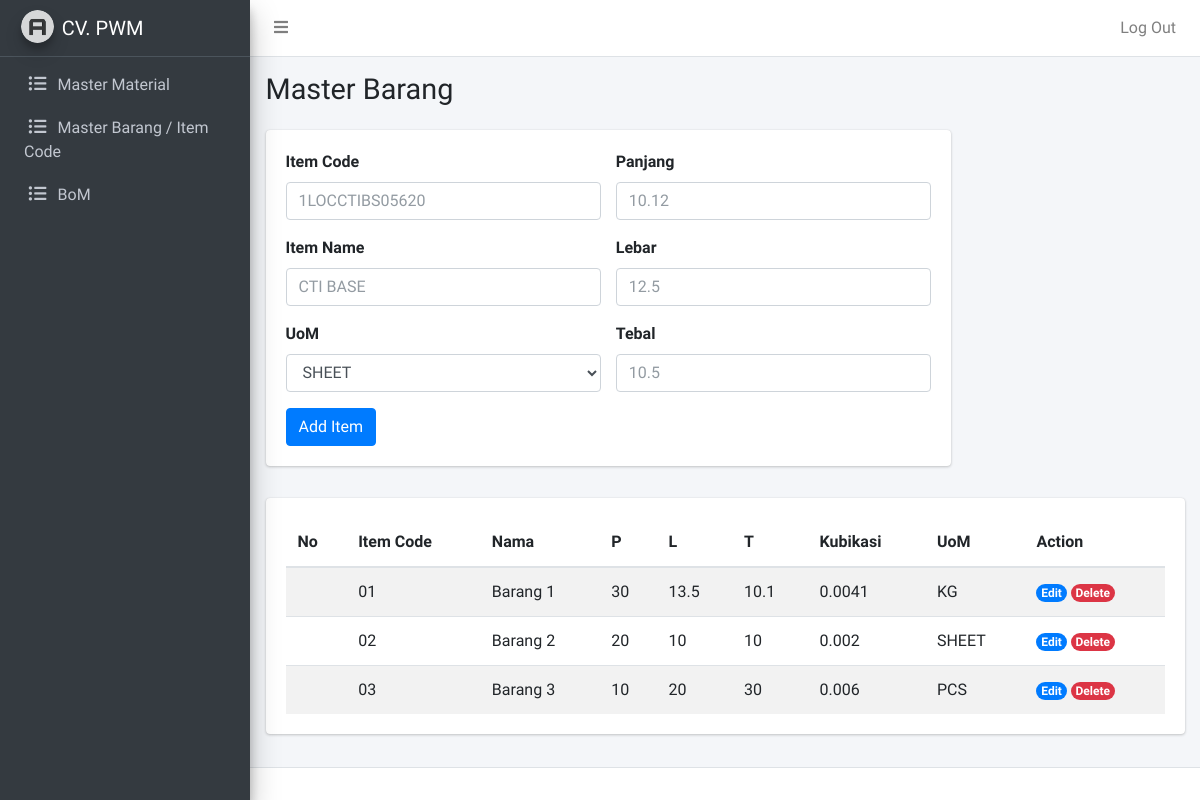
/admin/item.php (signed in), run on an earlier commit of the app's database.
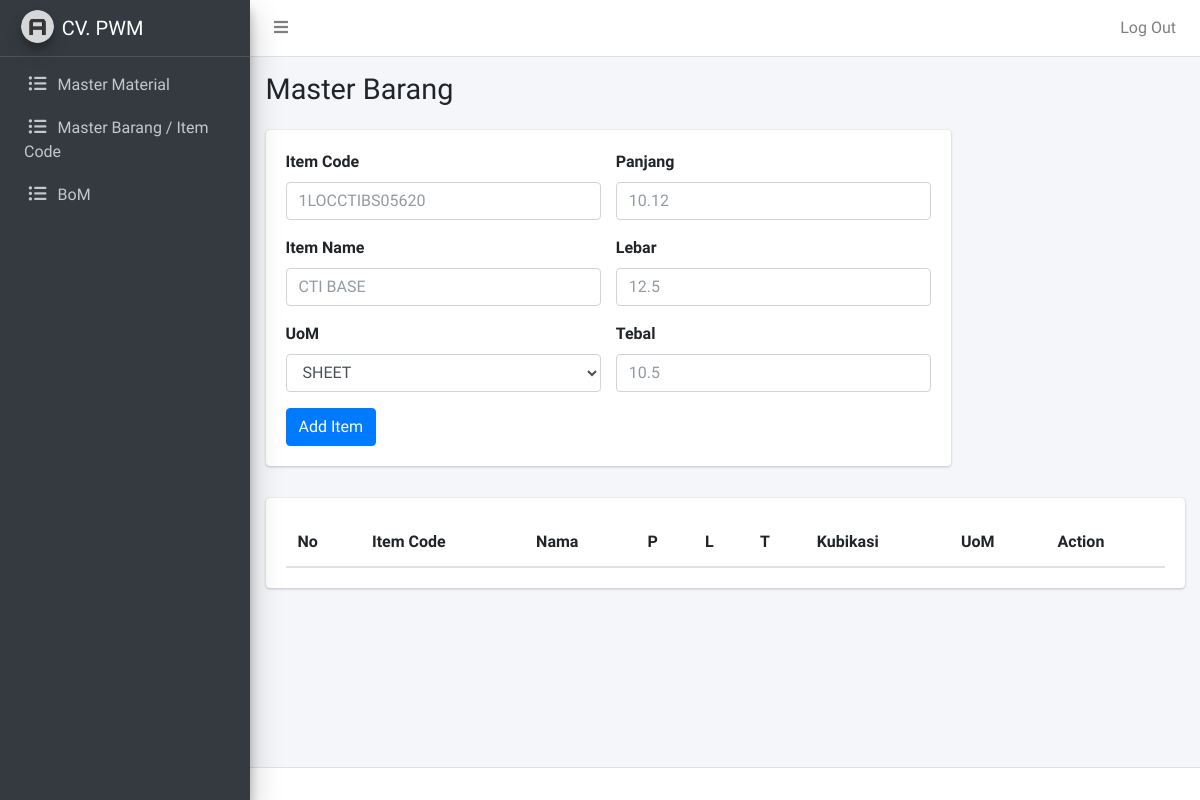
And on a later commit of the database.
### tables this page shows
CREATE TABLE `item` (
  `item_id` varchar(255) NOT NULL,
  `item_nama` varchar(255) NOT NULL,
  `item_panjang` float NOT NULL,
  `item_lebar` float NOT NULL,
  `item_tebal` float NOT NULL,
  `item_kubikasi` float NOT NULL,
  `item_uom` varchar(255) NOT NULL
);

### admin/item.php (the view, shortened to what this page needs)
<?php
require_once "../koneksi.php";
$query = mysqli_query($conn, "SELECT * FROM item");
?>
<?php require_once "template/header.php"; ?>
<?php require_once "template/navbar.php"; ?>
<?php require_once "template/sidebar.php"; ?>
  <div class="content-wrapper">
    <div class="content-header">
      <div class="container-fluid">
        <div class="row mb-2">
          <div class="col-sm-8">
            <h1 class="m-0">Master Barang</h1>
          </div>
        </div>
      </div>
    </div>
    <div class="content">
      <div class="container-fluid">
        <div class="row mb-3">
          <div class="col-md-9">
            <form action="" method="post">
              <div class="card">
                <div class="card-body">
                  <div class="row">
                    <div class="col-md">
                      <div class="mb-3">
                        <label for="item-code" class="form-label">Item Code</label>
                        <input name="item-code" type="text" class="form-control" id="item-code" placeholder="1LOCCTIBS05620" required>
                      </div>
                      <div class="mb-3">
                        <label for="nama" class="form-label">Item Name</label>
                        <input name="nama" type="text" class="form-control" id="nama" placeholder="CTI BASE" required>
                      </div>
                      <div class="mb-3">
                        <label for="uom" class="form-label">UoM</label>
                        <select name="uom" class="form-select form-control">
                          <option value="SHEET">SHEET</option>
                        </select>
                      </div>
                    </div>
                    <div class="col-md">
                      <div class="mb-3">
                        <label for="panjang" class="form-label">Panjang</label>
                        <input name="panjang" type="text" class="form-control" id="panjang" placeholder="10.12" required>
                      </div>
                      <div class="mb-3">
                        <label for="lebar" class="form-label">Lebar</label>
                        <input name="lebar" type="text" class="form-control" id="lebar" placeholder="12.5" required>
                      </div>
                      <div class="mb-3">
                        <label for="tebal" class="form-label">Tebal</label>
                        <input name="tebal" type="text" class="form-control" id="tebal" placeholder="10.5" required>
                      </div>
                    </div>
                  </div>
                  <div>
                    <button name="add-item" type="submit" class="btn btn-primary">Add Item</button>
                  </div>
                </div>
              </div>
            </form>
          </div>
        </div>
        <div class="row">
          <div class="col">
            <div class="card table-responsive">
              <div class="card-body">
                <table id="production-order" class="table table-striped display" style="width:100%">
                  <thead>
                      <tr>
                          <th>No</th>
                          <th>Item Code</th>
                          <th>Nama</th>
                          <th>P</th>
                          <th>L</th>
                          <th>T</th>
                          <th>Kubikasi</th>
                          <th>UoM</th>
                          <th>Action</th>
                      </tr>
                  </thead>
                  <tbody>
                    <?php while($item = mysqli_fetch_assoc($query)) : ?>
                      <tr>
                          <td></td>
                          <td><?= $item['item_id']; ?></td>
                          <td><?= $item['item_nama']; ?></td>
                          <td><?= $item['item_panjang']; ?></td>
                          <td><?= $item['item_lebar']; ?></td>
                          <td><?= $item['item_tebal']; ?></td>
                          <td><?= $item['item_kubikasi']; ?></td>
                          <td><?= $item['item_uom']; ?></td>
                          <td>
                            <a href="item-edit.php?id=<?= $item['item_id']; ?>"><span class="badge rounded-pill bg-primary">Edit</span></a>
                            <a href="item-delete.php?id=<?= $item['item_id']; ?>"><span class="badge rounded-pill bg-danger">Delete</span></a>
                          </td>
                      </tr>
                    <?php endwhile; ?>
                  </tbody>
                </table>
              </div>
            </div>
          </div>
        </div>
      </div>
    </div>
  </div>
<?php require_once "template/footer.php"; ?>

### admin/template/header.php (shortened to what this page needs)
<!DOCTYPE html>
<html lang="en">
<head>
  <link rel="stylesheet" href="asset/plugins/fontawesome-free/css/all.min.css">
  <link rel="stylesheet" href="https://cdn.datatables.net/1.11.3/css/jquery.dataTables.min.css">
  <link rel="stylesheet" href="https://cdn.datatables.net/buttons/2.0.1/css/buttons.dataTables.min.css">
  <link rel="stylesheet" href="asset/dist/css/adminlte.min.css">
</head>
<body class="hold-transition sidebar-mini layout-fixed">
<div class="wrapper">

### admin/template/navbar.php
<nav class="main-header navbar navbar-expand navbar-white navbar-light">
  <ul class="navbar-nav">
    <li class="nav-item">
      <a class="nav-link" data-widget="pushmenu" href="#" role="button"><i class="fas fa-bars"></i></a>
    </li>
  </ul>
  <ul class="navbar-nav ml-auto">
    <li class="nav-item">
      <a class="nav-link" href="../logout.php" role="button">
        <p>Log Out</p>
      </a>
    </li>
  </ul>
</nav>

### admin/template/sidebar.php
<aside class="main-sidebar sidebar-dark-primary elevation-4">
  <a href="#" class="brand-link">
    <img src="asset/dist/img/AdminLTELogo.png" alt="AdminLTE Logo" class="brand-image img-circle elevation-3" style="opacity: .8">
    <span class="brand-text font-weight-light">CV. PWM</span>
  </a>
  <div class="sidebar">
    <nav class="mt-2">
      <ul class="nav nav-pills nav-sidebar flex-column" data-widget="treeview" role="menu" data-accordion="false">
        <li class="nav-item">
          <a href="material.php" class="nav-link">
            <i class="nav-icon far fas fa-list-ul"></i>
            <p>
              Master Material
            </p>
          </a>
        </li>
        <li class="nav-item">
          <a href="item.php" class="nav-link">
            <i class="nav-icon far fas fa-list-ul"></i>
            <p>
              Master Barang / Item Code
            </p>
          </a>
        </li>
        <li class="nav-item">
          <a href="bom.php" class="nav-link">
            <i class="nav-icon far fas fa-list-ul"></i>
            <p>
              BoM
            </p>
          </a>
        </li>
      </ul>
    </nav>
  </div>
</aside>

### admin/template/footer.php (shortened to what this page needs)
<footer class="main-footer">
</footer>
</div>
</body>
</html>

What changed in the data, as far as the page shows it:
removed item: item_id "01", item_nama "Barang 1", item_panjang "30", item_lebar "13.5", item_tebal "10.1", item_kubikasi "0.0041", item_uom "KG"
removed item: item_id "02", item_nama "Barang 2", item_panjang "20", item_lebar "10", item_tebal "10", item_kubikasi "0.002", item_uom "SHEET"
removed item: item_id "03", item_nama "Barang 3", item_panjang "10", item_lebar "20", item_tebal "30", item_kubikasi "0.006", item_uom "PCS"
